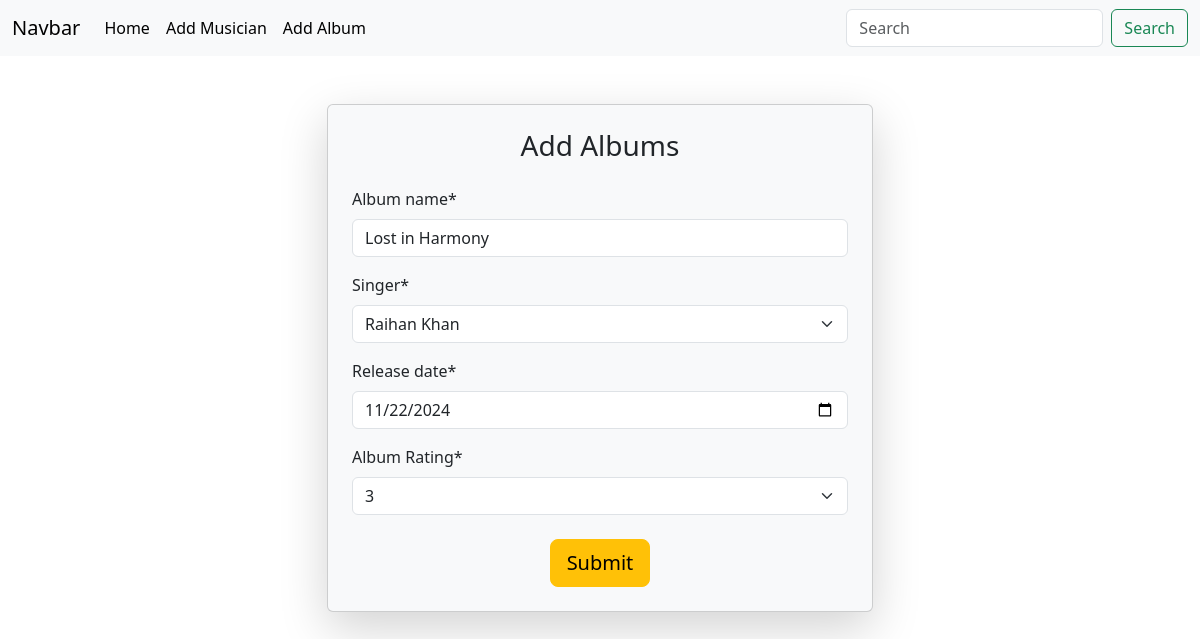
The page /albums/edit_album/10 on the database its author committed.
### albums_app/models.py (models this page shows, shortened)
class Album(models.Model):
    album_name = models.CharField(max_length=20)
    singer = models.ForeignKey(Musician, on_delete=models.CASCADE, default =None)
    release_date = models.DateField()
    album_rating = models.CharField(max_length=20, default=None)

### albums_app/views.py (the view)
# urls.py: path('edit_album/<int:id>', views.edit_album, name= 'edit_album'),
def edit_album(request,id):
    album = models.Album.objects.get(pk=id)
    album_form = AlbumForm(instance=album)
    if request.method == 'POST':
        album_form = AlbumForm(request.POST, instance = album)
        if album_form.is_valid():
            album_form.save()
            return redirect('home')
    return render(request, 'album.html', {'form': album_form})

### albums_app/forms.py
class AlbumForm(forms.ModelForm):
    RATING_CHOICES = [
        ('1', '1'),
        ('2', '2'),
        ('3', '3'),
        ('4', '4'),
        ('5', '5'),
    ]
    album_rating = forms.ChoiceField(choices=RATING_CHOICES, label="Album Rating")
    class Meta:
        model = Album
        fields = '__all__'
        widgets = {'release_date': forms.DateInput(attrs={'type': 'date'})}

### musicians_app/models.py (called while the page is built)
    def __str__(self):
        return f'{self.first_name} {self.last_name}'

### albums_app/templates/album.html (shortened to what this page needs)
{% extends "base.html" %}
{% block content %}
{% load crispy_forms_tags %}
<div class="container mt-5">
    <div class="row justify-content-center">
      <div class="col-md-6">
        <div class="card shadow-lg bg-light p-4">
          <h3 class="card-title text-center mb-4">Add Albums</h3>
          <form method="post">
            {{ form|crispy }}
            <div class="text-center mt-4">
              <button type="submit" class="btn btn-warning btn-lg">Submit</button>
            </div>
          </form>
        </div>
      </div>
    </div>
  </div>
{% endblock %}

### rows shown on the page
Album: album_name "Lost in Harmony", singer "Raihan Khan", release_date "11/22/2024", album_rating "3"
